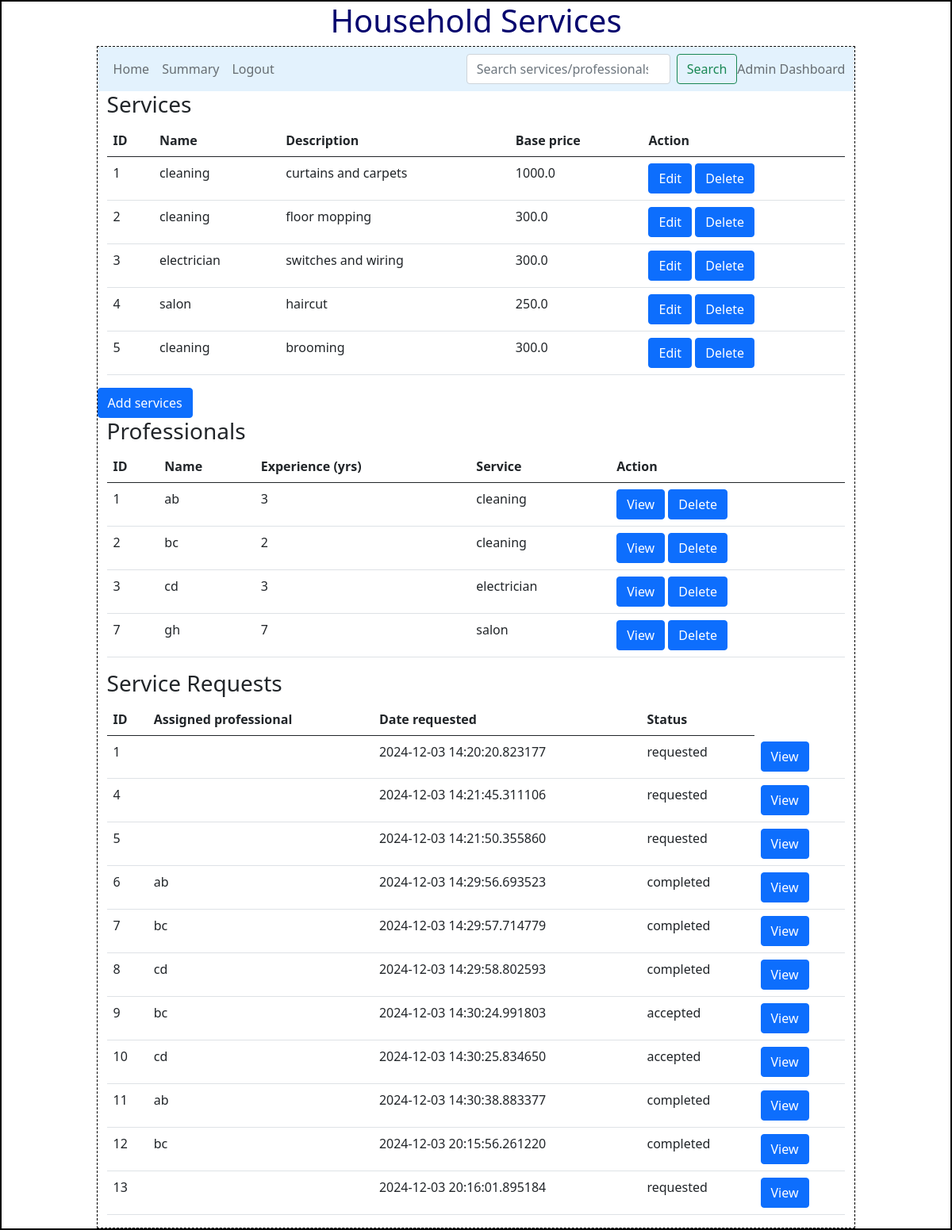
The page /admin on the database its author committed.
### backend/models.py (models this page shows)
class Services(db.Model):
    __tablename__="services"
    service_id=db.Column(db.Integer,primary_key=True)
    name=db.Column(db.String,nullable=False)
    price=db.Column(db.Float,nullable=False)
    description=db.Column(db.String,unique=True,nullable=False)
    time_required=db.Column(db.Integer,nullable=False)
    service_professionals=db.relationship("Professional",cascade="all,delete",backref="services",lazy=True)
    service_service_requests=db.relationship("Service_requests",cascade="all,delete",backref="services",lazy=True)

class Professional(db.Model):
    __tablename__="professional"
    professional_id=db.Column(db.Integer,primary_key=True)
    email=db.Column(db.String,db.ForeignKey("user.user_id"),nullable=False)
    full_name=db.Column(db.String,nullable=False)
    pin_code=db.Column(db.Integer,nullable=False)
    experience=db.Column(db.Integer,nullable=False)
    service_id=db.Column(db.Integer,db.ForeignKey("services.service_id"),nullable=False)
    count=db.Column(db.Integer,default=0,nullable=False)
    rating=db.Column(db.Integer)
    professional_requests=db.relationship("Service_requests",cascade="all,delete",backref="professional",lazy=True)
    professional_services = db.relationship("Services", backref="professional", lazy=True)

class Service_requests(db.Model):
    __tablename__="service_requests"
    request_id=db.Column(db.Integer,primary_key=True)
    service_id=db.Column(db.Integer,db.ForeignKey("services.service_id"),nullable=False)
    customer_id=db.Column(db.Integer,db.ForeignKey("customer.customer_id"),nullable=False)
    professional_id=db.Column(db.Integer,db.ForeignKey("professional.professional_id"))
    date_requested=db.Column(db.DateTime,nullable=False)
    date_completed=db.Column(db.DateTime)
    status=db.Column(db.String,default="requested",nullable=False)
    rating=db.Column(db.Integer)
    remarks=db.Column(db.String)
    request_professional=db.relationship("Professional", backref="service_requests", lazy=True)
    request_customer=db.relationship("Customer",backref="service_requests",lazy=True)
    request_service=db.relationship("Services",backref="service_requests",lazy=True)

### backend/controllers.py (the view)
@app.route("/admin", methods=["GET","POST"])
def admin_dashboard():
    services= get_services()
    professionals = get_professionals()
    requests = get_requests()
    return render_template("admin_dashboard.html", services=services,professionals=professionals,requests=requests)

### backend/controllers.py (called while the page is built)
def get_services():
    services=Services.query.all()
    return services

def get_professionals():
    professionals = Professional.query.all()
    return professionals

def get_requests():
    requests= Service_requests.query.all()
    return requests

### templates/admin_dashboard.html
{%extends "admin_home_layout.html"%}
{%block content%}
<div class="container">
    <div><h3>Services</h3></div>
    {%if services%}
    <table class="table">
      <thead>
        <tr>
          <th scope="col">ID</th>
          <th scope="col">Name</th>
          <th scope="col">Description</th>
          <th scope="col">Base price</th>
          <th scope="col">Action</th>
        </tr>
      </thead>
      <tbody>
        {%for service in services%}
        <tr>
          <td>{{service.service_id}}</td>
          <td>{{service.name}}</td>
          <td>{{service.description}}</td>
          <td>{{service.price}}</td>
          <td>
            <a class="btn btn-primary" href="/admin/edit_service/{{service.service_id}}" role="button">Edit</a>
            <a class="btn btn-primary" href="/admin/delete_service/{{service.service_id}}" role="button">Delete</a>
          </td>
        </tr>
        {%endfor%}
      </tbody>
    </table>
    {%else%}
    <div>No services available!</div>
    {%endif%}
  </div>
  <a class="btn btn-primary" href="/admin/add_service" type="button">Add services</a>
  <div class="container">
    <div><h3>Professionals</h3></div>
    {%if professionals%}
    <table class="table">
      <thead>
        <tr>
          <th scope="col">ID</th>
          <th scope="col">Name</th>
          <th scope="col">Experience (yrs)</th>
          <th scope="col">Service</th>
          <th scope="col">Action</th>
        </tr>
      </thead>
      <tbody>
        {%for prof in professionals%}
        <tr>
          <td>{{prof.professional_id}}</td>
          <td>{{prof.full_name}}</td>
          <td>{{prof.experience}}</td>
          <td>{{prof.professional_services.name}}</td>
          <td>
            <a class="btn btn-primary" href="/admin/view_prof/{{prof.professional_id}}" role="button">View</a>
            <a class="btn btn-primary" href="/admin/delete_prof/{{prof.professional_id}}" role="button">Delete</a>
          </td>
        </tr>
        {%endfor%}
      </tbody>
    </table>
    {%else%}
    <div>No professionals available!</div>
    {%endif%}
  </div>
  <div class="container">
    <div><h3>Service Requests</h3></div>
    {%if requests%}
    <table class="table">
      <thead>
        <tr>
          <th scope="col">ID</th>
          <th scope="col">Assigned professional</th>
          <th scope="col">Date requested</th>
          <th scope="col">Status</th>
        </tr>
      </thead>
      <tbody>
        {%for request in requests%}
        <tr>
          <td>{{request.request_id}}</td>
          <td>{{request.request_professional.full_name}}</td>
          <td>{{request.date_requested}}</td>
          <td>{{request.status}}</td>
          <td>
            <a class="btn btn-primary" href="/admin/view_request/{{request.request_id}}" role="button">View</a>
          </td>
        </tr>
        {%endfor%}
      </tbody>
    </table>
    {%else%}
    <div>No service request available!</div>
    {%endif%}
  </div>
  {%endblock%}

### static/styles/main.css (style rules this page uses)
* { margin:0px; }

### rows shown on the page
Services: service_id "1", name "cleaning", description "curtains and carpets", price "1000.0"
Services: service_id "2", name "cleaning", description "floor mopping", price "300.0"
Services: service_id "3", name "electrician", description "switches and wiring", price "300.0"
Services: service_id "4", name "salon", description "haircut", price "250.0"
Services: service_id "5", name "cleaning", description "brooming", price "300.0"
Professional: professional_id "1", full_name "ab", experience "3", professional_services.name "cleaning"
Professional: professional_id "2", full_name "bc", experience "2", professional_services.name "cleaning"
Professional: professional_id "3", full_name "cd", experience "3", professional_services.name "electrician"
Professional: professional_id "7", full_name "gh", experience "7", professional_services.name "salon"
Service_requests: request_id "1", date_requested "2024-12-03 14:20:20.823177", status "requested"
Service_requests: request_id "4", date_requested "2024-12-03 14:21:45.311106", status "requested"
Service_requests: request_id "5", date_requested "2024-12-03 14:21:50.355860", status "requested"
Service_requests: request_id "6", request_professional.full_name "ab", date_requested "2024-12-03 14:29:56.693523", status "completed"
Service_requests: request_id "7", request_professional.full_name "bc", date_requested "2024-12-03 14:29:57.714779", status "completed"
Service_requests: request_id "8", request_professional.full_name "cd", date_requested "2024-12-03 14:29:58.802593", status "completed"
Service_requests: request_id "9", request_professional.full_name "bc", date_requested "2024-12-03 14:30:24.991803", status "accepted"
Service_requests: request_id "10", request_professional.full_name "cd", date_requested "2024-12-03 14:30:25.834650", status "accepted"
Service_requests: request_id "11", request_professional.full_name "ab", date_requested "2024-12-03 14:30:38.883377", status "completed"
Service_requests: request_id "12", request_professional.full_name "bc", date_requested "2024-12-03 20:15:56.261220", status "completed"
Service_requests: request_id "13", date_requested "2024-12-03 20:16:01.895184", status "requested"
